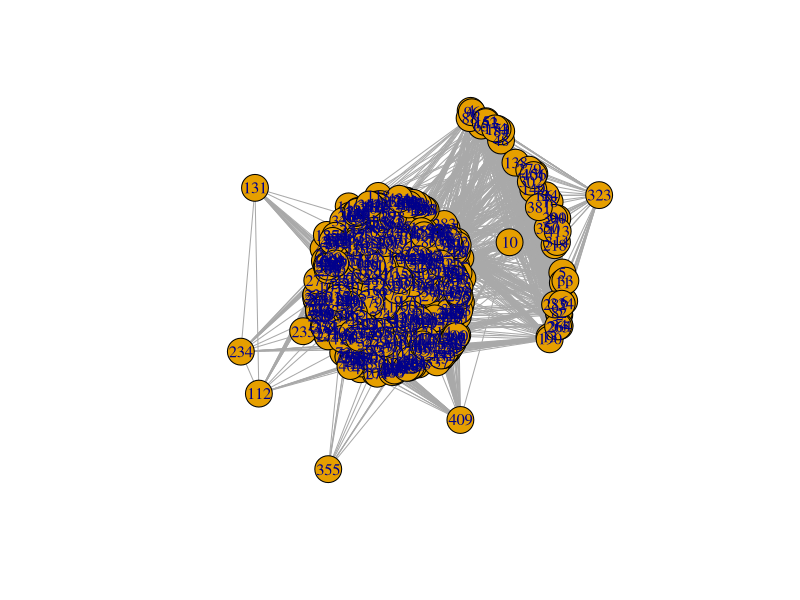
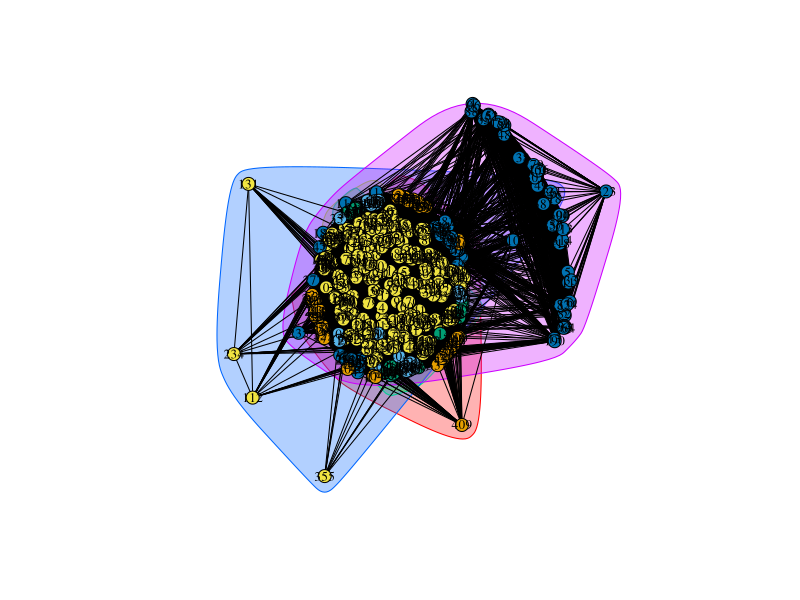
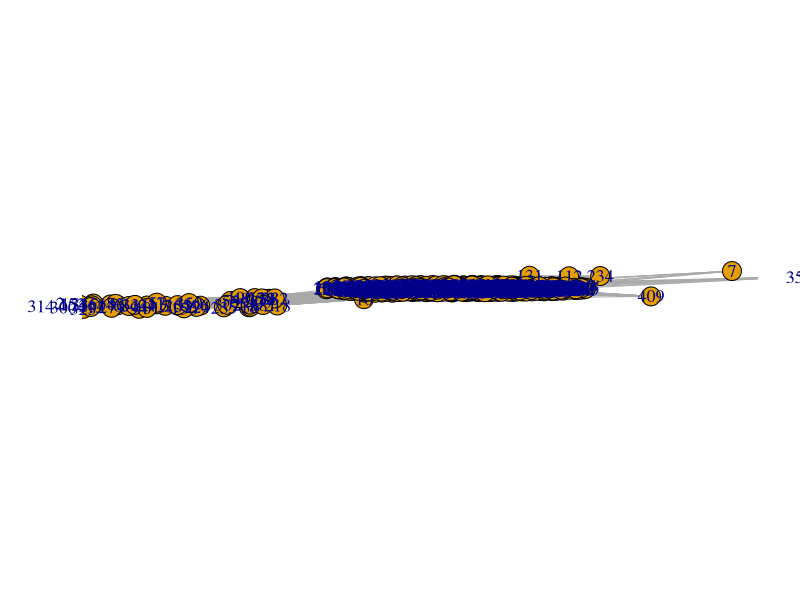
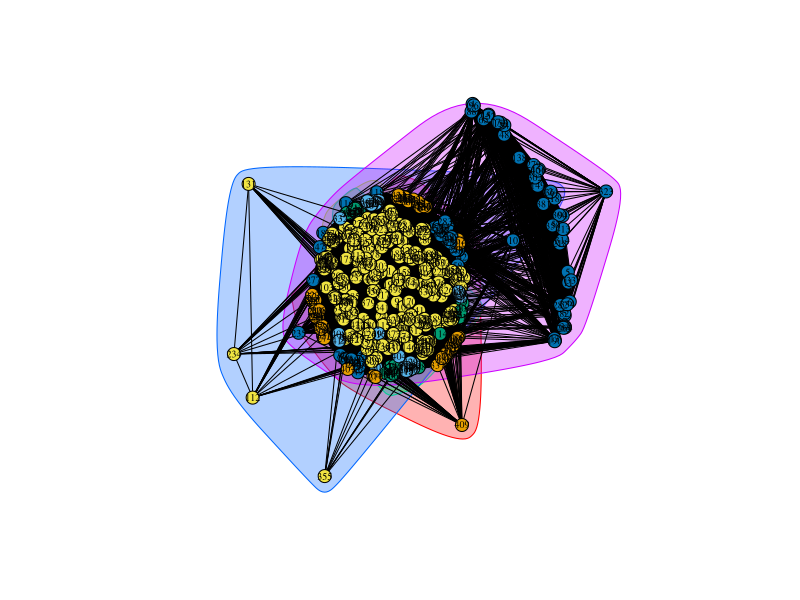

Recreate these plots in R, in order.
library(igraph)
#####------------***********--------------#########
network.data = read.csv("Final.csv", header=T, as.is=T)
attach(network.data)
# net.data =network.data[c('Vendor',
#                          'INV_PYMT_TRMS',	'Diff_Inv_Gross_Calc_Amt',	
#                          'SubmitBy.PORelease',	'CreatedBy.PORelease',
#                          'UpdatedBy.PORelease',	'AssignedEngineer',
#                          'IncAmt.Yes_No.',	'NewCompltnDate.Y_N.',
#                          'ChangeOfScope',	'SubmitBy.PCR',	'CreatedBy.PCR',
#                          'UpdatedBy.PCR','EngineerName')]
#attach(net.data)

net.data =network.data[c('Vendor','INV_PYMT_TRMS',	
         'AssignedEngineer','IncAmt.Yes_No.',
         'NewCompltnDate.Y_N.')]


library(tidyverse)
# install.packages("proxy",repos = "https://cran.rstudio.com/")
library(proxy)
# ============Transform into an adjacency matrix =============
sim = function(x,y) sum(x==y) - sum(x==0 & y==0)

adj.net = as.matrix(dist(net.data,method=sim))

net.graph = graph.adjacency(adj.net,
                            weighted=T,mode="undirected")
# remove loops
net.graph = simplify(net.graph)
V(net.graph)$label = V(net.graph)$name
V(net.graph)$degree = degree(net.graph)

# ===== set seed to make the graph reproducible ===============
set.seed(54321)

# layout.1=layout.davidson.harel(net.graph)
plot(net.graph,layout=layout.kamada.kawai)

# ============= Community Detection ====================
cfg = cluster_fast_greedy(as.undirected(net.graph))

plot(cfg, as.undirected(net.graph),vertex.size=7,
     vertex.color = rainbow(5, .8, .8, alpha= .8),
     vertex.label.color = "black", vertex.label.cex = 0.8,
     vertex.label.degree = -pi/2,
     edge.arrow.size = 0.15, edge.arrow.width = 0.25,
     edge.color = "black",
     layout=layout.kamada.kawai)

plot(net.graph,edge.width = 1,edge.arrow.size=.4,
     edge.arrow.width = 0.3,vertex.size = 5,
     vertex.size2 = 3,
     vertex.label.cex = 1.10,
     asp = 0.05,
     margin = -0.2)

# ================== Best one ================================
set.seed(54321)
cfg = cluster_fast_greedy(as.undirected(net.graph))
plot(cfg,as.undirected(net.graph), vertex.size=7,
     #vertex.color = rainbow(5, .8, .8, alpha= .8),
     vertex.label.color = "black", vertex.label.cex = 0.6,
     vertex.label.degree = -pi/2,
     edge.arrow.size = 0.15, edge.arrow.width = 0.25,
     edge.color = "black",
     layout=layout.kamada.kawai) # Best one
